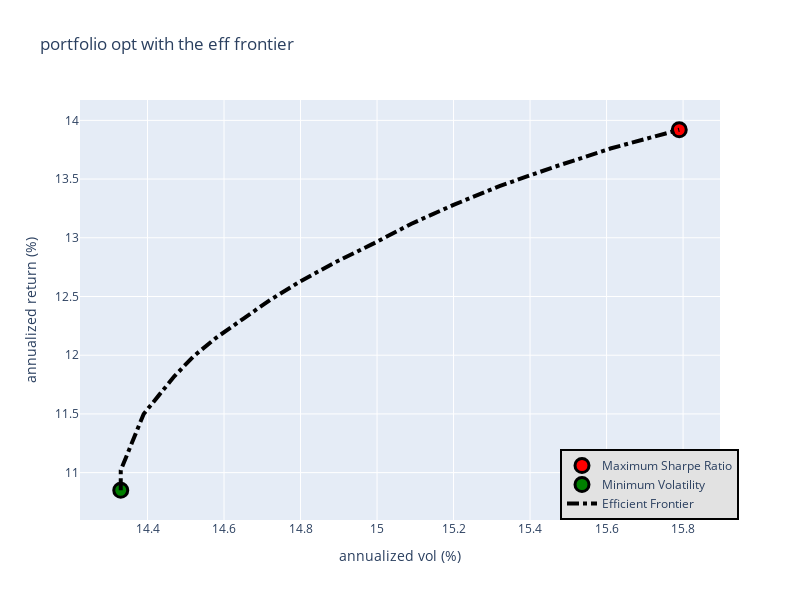

The notebook cell saved with this chart:
### Code cell
import pandas as pd
import numpy as np
import datetime as dt
from pandas_datareader import data as pdr
import scipy.optimize as sc
import plotly.graph_objects as go

def getData(stocks, start, end):
    stockData = pdr.get_data_yahoo(stocks, start, end)
    stockData = stockData['Close']
    returns= stockData.pct_change()
    meanReturns = returns.mean()
    covMatrix = returns.cov()
    return meanReturns, covMatrix

def portfolioPerformance(weights, meanReturns, covMatrix):
    returns = np.sum(meanReturns*weights)*252
    std = np.sqrt(np.dot(weights.T, np.dot(covMatrix, weights)))*np.sqrt(252)
    return returns, std

def negativeSR(weights, meanReturns, covMatrix, riskFreeRate = 0):
    pReturns, pStd = portfolioPerformance(weights, meanReturns, covMatrix)
    return -(pReturns - riskFreeRate)/pStd

def maxSR(meanReturns, covMatrix, riskFreeRate = 0, constraintSet=(0,1)):
    '''Minimize negative SR, altering the weights of the port'''
    numAssets = len(meanReturns)
    args = (meanReturns, covMatrix, riskFreeRate)
    constraints = ({'type': 'eq', 'fun': lambda x: np.sum(x)-1})  # fun is the objective function which is minimize negativeSR, documentsda var. lambda fonk = weightslerin toplaminin 1 olmasi gerektigini soyler
                                                                  #Equality constraint means that the constraint function result is to be zero whereas inequality means that it is to be non-negative
    bound = constraintSet # 0 la 1 arasi olacak dedik yukarda
    bounds = tuple(bound for asset in range(numAssets))
    result = sc.minimize(negativeSR, numAssets*[1./numAssets],args=args, method='SLSQP', bounds=bounds, constraints=constraints)   
    return result      #negativesr yi min etmek istiyosun, ikincisi her asset esit agirlikta olacak diyor liste seklinde. bu negativesr nin ilk argumenti olan weights'i optimize 
                        #edecegini anliyor. https://docs.scipy.org/doc/scipy/reference/generated/scipy.optimize.minimize.html
    
def portfolioVariance(weights, meanReturns, covMatrix):
    return portfolioPerformance(weights, meanReturns, covMatrix)[1]   #std return etsin istiyoruz cunku min std portfolio buldurcaz.

def minimizeVariance(meanReturns, covMatrix, constraintSet=(0,1)):
    ''' minimize port variance by altering weights'''
    numAssets = len(meanReturns)
    args = (meanReturns, covMatrix)
    constraints = ({'type': 'eq', 'fun': lambda x: np.sum(x)-1})  
    bound = constraintSet 
    bounds = tuple(bound for asset in range(numAssets))
    result = sc.minimize(portfolioVariance, numAssets*[1./numAssets],args=args, method='SLSQP', bounds=bounds, constraints=constraints)   
    return result 
    
stocklist = ['CBA', 'BHP', 'TLS']
stocks = [stock+'.AX' for stock in stocklist]

endDate = dt.datetime.now()
startDate = endDate - dt.timedelta(days= 365)

#weights = np.array([0.3, 0.3, 0.4])

meanReturns, covMatrix = getData(stocks, startDate, endDate)
#portfolioPerformance(weights, meanReturns, covMatrix)

# result = maxSR(meanReturns, covMatrix)
# maxSR, maxweights = result['fun'], result['x']
# print(maxSR, maxweights)

# minVarResult = minimizeVariance(meanReturns, covMatrix)
# minVar, minVarweights = minVarResult['fun'], minVarResult['x']
# print(minVar, minVarweights)

def portfolioReturn(weights, meanReturns, covMatrix):
    return portfolioPerformance(weights, meanReturns, covMatrix)[0]

def efficientOpt(meanReturns, covMatrix, returntarget, constraintSet=(0,1)):
    '''for each returntarget we want to optimize the port for min variance'''
    numAssets = len(meanReturns)
    args=(meanReturns, covMatrix)
    
    constraints = ({'type':'eq', 'fun': lambda x: portfolioReturn(x,meanReturns, covMatrix) - returntarget},
                    {'type': 'eq', 'fun': lambda x: np.sum(x)-1})
    bound = constraintSet
    bounds = tuple((bound for asset in range(numAssets)))
    effOpt = sc.minimize(portfolioVariance, numAssets*[1./numAssets], args=args, method='SLSQP', bounds=bounds, constraints=constraints)
    return effOpt

def calculatedResults(meanReturns, covMatrix, riskFreeRate=0, constraintSet=(0,1)):
    '''  output max SR, min vol portfolio and later efficient frontier'''
    # max sharpe ratio portfolio
    maxSR_Portfolio = maxSR(meanReturns, covMatrix)
    maxSR_returns, maxSR_std = portfolioPerformance(maxSR_Portfolio['x'], meanReturns, covMatrix)
    maxSR_allocation = pd.DataFrame(maxSR_Portfolio['x'], index=meanReturns.index, columns=['allocation'])
    maxSR_allocation.allocation = [round(i*100,0) for i in maxSR_allocation.allocation]
    
    # min vol portfolio
    minVol_Portfolio = minimizeVariance(meanReturns, covMatrix)
    minVol_returns, minVol_std = portfolioPerformance(minVol_Portfolio['x'], meanReturns, covMatrix)
    minVol_allocation = pd.DataFrame(minVol_Portfolio['x'], index=meanReturns.index, columns=['allocation'])
    minVol_allocation.allocation = [round(i*100,0) for i in minVol_allocation.allocation]
    
    #efficient frontier
    efficientList = []
    targetReturns = np.linspace(minVol_returns, maxSR_returns, 20)
    for target in targetReturns:
        efficientList.append(efficientOpt(meanReturns, covMatrix, target)['fun'])
    
    maxSR_returns, maxSR_std = round(maxSR_returns*100,2), round(maxSR_std*100,2)
    minVol_returns, minVol_std = round(minVol_returns*100,2), round(minVol_std*100,2)
    
    return maxSR_returns, maxSR_std, maxSR_allocation, minVol_returns, minVol_std, minVol_allocation, efficientList, targetReturns
    
def EF_graph(meanReturns, covMatrix, riskFreeRate=0, constraintSet=(0,1)):   
    maxSR_returns, maxSR_std, maxSR_allocation, minVol_returns, minVol_std, minVol_allocation, efficientList, targetReturns = calculatedResults(meanReturns, covMatrix, riskFreeRate=0, constraintSet=(0,1))

    #Max SR
    MaxSharpeRatio = go.Scatter(
        name='Maximum Sharpe Ratio',
        mode='markers',
        x=[maxSR_std],
        y=[maxSR_returns],
        marker=dict(color='red',size=14,line=dict(width=3, color='black')
    ))
    #Min Vol
    MinVol = go.Scatter(
        name='Minimum Volatility',
        mode='markers',
        x=[minVol_std],
        y=[minVol_returns],
        marker=dict(color='green',size=14,line=dict(width=3, color='black')
    ))
    #efficient frontier
    EF_curve = go.Scatter(
        name='Efficient Frontier',
        mode='lines',
        x=[round(ef_std*100,2) for ef_std in efficientList],
        y=[round(target*100,2) for target in targetReturns],
        line=dict(color='black',width=4,dash='dashdot')
    )
    
    data = [MaxSharpeRatio, MinVol, EF_curve]
    
    layout = go.Layout(
        title = 'portfolio opt with the eff frontier',
        yaxis = dict(title='annualized return (%)'),
        xaxis = dict(title='annualized vol (%)'),
        showlegend = True,
        legend = dict(
            x = 0.75, y = 0, traceorder = 'normal',
            bgcolor='#E2E2E2',
            bordercolor='black',
            borderwidth=2),
        width=800,
        height=600)
    
    fig = go.Figure(data=data, layout=layout)
    return fig.show()

EF_graph(meanReturns, covMatrix)

### Figure 1 — Plotly figure (JSON) as saved in the notebook; plotly's stock layout.template omitted (floating-point values rounded to 4 significant figures)
{"data": [{"marker": {"color": "red", "line": {"color": "black", "width": 3}, "size": 14}, "mode": "markers", "name": "Maximum Sharpe Ratio", "type": "scatter", "x": [15.79], "y": [13.92]}, {"marker": {"color": "green", "line": {"color": "black", "width": 3}, "size": 14}, "mode": "markers", "name": "Minimum Volatility", "type": "scatter", "x": [14.33], "y": [10.85]}, {"line": {"color": "black", "dash": "dashdot", "width": 4}, "mode": "lines", "name": "Efficient Frontier", "type": "scatter", "x": [14.33, 14.33, 14.35, 14.37, 14.39, 14.43, 14.47, 14.52, 14.58, 14.65, 14.72, 14.8, 14.89, 14.99, 15.09, 15.2, 15.32, 15.46, 15.61, 15.79], "y": [10.85, 11.02, 11.18, 11.34, 11.5, 11.66, 11.82, 11.99, 12.15, 12.31, 12.47, 12.63, 12.79, 12.95, 13.12, 13.28, 13.44, 13.6, 13.76, 13.92]}], "layout": {"height": 600, "legend": {"bgcolor": "#E2E2E2", "bordercolor": "black", "borderwidth": 2, "traceorder": "normal", "x": 0.75, "y": 0}, "showlegend": true, "title": {"text": "portfolio opt with the eff frontier"}, "width": 800, "xaxis": {"autorange": true, "range": [14.22, 15.9], "title": {"text": "annualized vol (%)"}, "type": "linear"}, "yaxis": {"autorange": true, "range": [10.6, 14.17], "title": {"text": "annualized return (%)"}, "type": "linear"}}}
